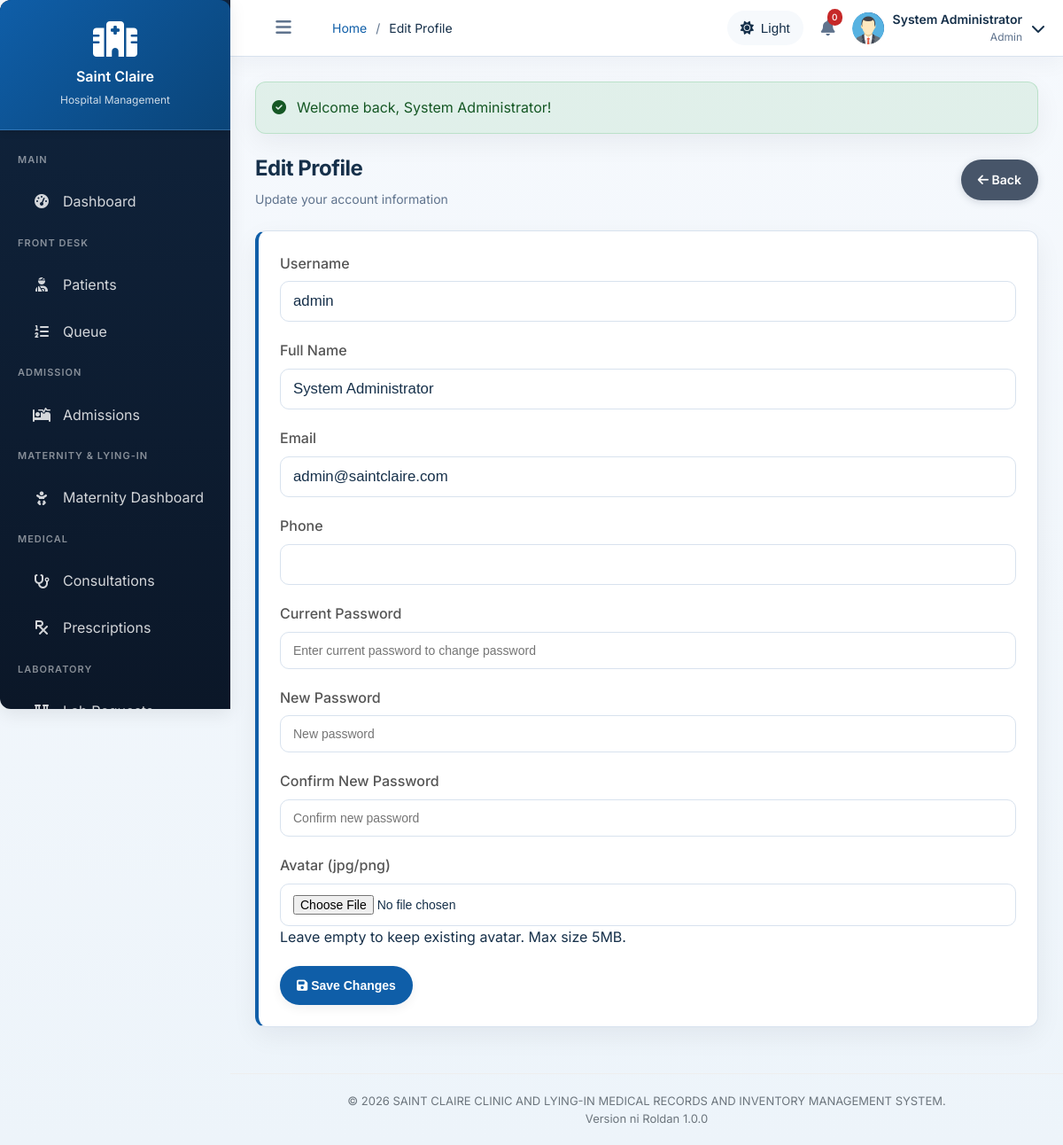
Page /profile-edit.php (signed in) on the committed database.
### tables this page shows
CREATE TABLE users (
    id INT AUTO_INCREMENT PRIMARY KEY,
    username VARCHAR(50) UNIQUE NOT NULL,
    password VARCHAR(255) NOT NULL,
    full_name VARCHAR(100) NOT NULL,
    email VARCHAR(100),
    phone VARCHAR(20),
    role ENUM('admin', 'doctor', 'nurse', 'cashier', 'staff', 'inventory', 'laboratory') NOT NULL,
    department VARCHAR(50),
    status ENUM('active', 'inactive') DEFAULT 'active',
    last_login DATETIME,
    created_at TIMESTAMP DEFAULT CURRENT_TIMESTAMP,
    updated_at TIMESTAMP DEFAULT CURRENT_TIMESTAMP ON UPDATE CURRENT_TIMESTAMP
);

### profile-edit.php (the view, shortened to what this page needs)
<?php
$conn = getDBConnection();
$userId = isset($_SESSION['user_id']) ? intval($_SESSION['user_id']) : 0;
$user = null;
if ($userId) {
    $stmt = $conn->prepare("SELECT id, username, full_name, email, phone, password FROM users WHERE id = ? LIMIT 1");
    $stmt->bind_param('i', $userId);
    $stmt->execute();
    $res = $stmt->get_result();
    if ($res && $res->num_rows === 1) {
        $user = $res->fetch_assoc();
    }
}
include 'includes/header.php';
?>
<div class="page-header">
    <div>
        <h1 class="page-title">Edit Profile</h1>
        <p class="page-subtitle">Update your account information</p>
    </div>
    <div>
        <a href="profile.php" class="btn btn-secondary"><i class="fas fa-arrow-left"></i> Back</a>
    </div>
</div>
<div class="card">
    <div class="card-body">
        <form method="POST" action="" enctype="multipart/form-data">
            <div class="form-group">
                <label class="form-label">Username</label>
                <input type="text" name="username" class="form-control" required value="<?php echo htmlspecialchars($user['username'] ?? ''); ?>">
            </div>
            <div class="form-group">
                <label class="form-label">Full Name</label>
                <input type="text" name="full_name" class="form-control" required value="<?php echo htmlspecialchars($user['full_name'] ?? ''); ?>">
            </div>
            <div class="form-group">
                <label class="form-label">Email</label>
                <input type="email" name="email" class="form-control" value="<?php echo htmlspecialchars($user['email'] ?? ''); ?>">
            </div>
            <div class="form-group">
                <label class="form-label">Phone</label>
                <input type="text" name="phone" class="form-control" value="<?php echo htmlspecialchars($user['phone'] ?? ''); ?>">
            </div>
            <div class="form-group">
                <label class="form-label">Current Password</label>
                <input type="password" name="current_password" class="form-control" placeholder="Enter current password to change password">
            </div>
            <div class="form-group">
                <label class="form-label">New Password</label>
                <input type="password" name="new_password" class="form-control" placeholder="New password">
            </div>
            <div class="form-group">
                <label class="form-label">Confirm New Password</label>
                <input type="password" name="confirm_password" class="form-control" placeholder="Confirm new password">
            </div>
            <div class="form-group">
                <label class="form-label">Avatar (jpg/png)</label>
                <input type="file" name="avatar" accept="image/jpeg,image/png" class="form-control">
                <div class="form-note">Leave empty to keep existing avatar. Max size 5MB.</div>
            </div>
            <button class="btn btn-primary" type="submit"><i class="fas fa-save"></i> Save Changes</button>
        </form>
    </div>
</div>
<?php include 'includes/footer.php'; ?>

### assets/css/style.css (style rules this page uses)
:root { --primary-color: #0f5ea8; --primary-dark: #0a4478; --primary-light: #eaf4ff; --accent-color: #15897b; --accent-soft: #e8f7f4; --secondary-color: #5f738d; --success-color: #1d7a45; --info-color: #0f766e; --warning-color: #b76a00; --danger-color: #c62828; --light-color: #f5f8fc; --dark-color: #12233b; --surface-color: #ffffff; --surface-muted: #f6f9fc; --border-color: #d8e2ee; --text-color: #16304a; --text-muted: #5f738d; --sidebar-width: 260px; --sidebar-collapsed: 76px; --header-height: 70px; --border-radius: 12px; --box-shadow: 0 10px 30px rgba(15, 23, 42, 0.06); --box-shadow-lg: 0 20px 45px rgba(15, 23, 42, 0.12); --elevated-shadow: 0 25px 80px rgba(0, 0, 0, 0.4); --bg-blur: 6px; --bg-dim: 0.32; --transition: 180ms ease; }
* { margin: 0; padding: 0; box-sizing: border-box; }
body { font-family: 'Inter', 'Segoe UI', Tahoma, Geneva, Verdana, sans-serif; background: linear-gradient(180deg, rgba(246, 249, 253, 1) 0%, rgba(237, 244, 250, 1) 100%); color: var(--text-color); line-height: 1.55; font-size: 15px; transition: background 180ms ease, color 180ms ease; }
.page-enter .content, .page-enter .stats-card, .page-enter .chart-card, .page-enter .card { opacity: 0; transform: translateY(24px) scale(0.985); }
.page-enter-ready .stats-card, .page-enter-ready .chart-card, .page-enter-ready .card { opacity: 1; transform: translateY(0) scale(1); transition: opacity 900ms cubic-bezier(0.16, 1, 0.3, 1) 430ms, transform 900ms cubic-bezier(0.16, 1, 0.3, 1) 430ms; }
.page-enter-ready .card:nth-child(3n) { transition-delay: 520ms; }
a { color: inherit; }
.form-group { margin-bottom: 20px; }
.form-label { display: block; margin-bottom: 8px; font-weight: 500; color: #555; }
.form-control { width: 100%; padding: 12px 14px; border: 1px solid var(--border-color); border-radius: 10px; font-size: 14px; background-color: #fff; color: var(--text-color); transition: border-color var(--transition), box-shadow var(--transition); }
.btn { --btn-bg: #e5eaf2; --btn-color: var(--dark-color); --btn-hover: #dfe6f0; display: inline-block; padding: 11px 18px; font-size: 14px; font-weight: 600; text-align: center; text-decoration: none; border: 1px solid transparent; border-radius: 999px; cursor: pointer; transition: background-color var(--transition), transform var(--transition), box-shadow var(--transition), border-color var(--transition); background-color: var(--btn-bg); color: var(--btn-color); box-shadow: 0 4px 12px rgba(15, 23, 42, 0.06); }
.btn-primary { --btn-bg: var(--primary-color); --btn-hover: var(--primary-dark); --btn-color: #fff; }
.btn-secondary { --btn-bg: #475569; --btn-hover: #334155; --btn-color: #fff; box-shadow: 0 2px 8px rgba(71, 85, 105, 0.22); }
:root { --sidebar-header-height: 120px; --sidebar-header-height-collapsed: 80px; }
.page-header { display: flex; justify-content: space-between; align-items: center; margin-bottom: 24px; }
.page-title { font-size: 28px; font-weight: 700; color: var(--text-color); letter-spacing: -0.02em; }
.page-subtitle { color: var(--text-muted); font-size: 14px; margin-top: 6px; }
.card { background: var(--surface-color); border: 1px solid var(--border-color); border-left: 4px solid var(--primary-color); border-radius: var(--border-radius); box-shadow: var(--box-shadow); margin-bottom: 24px; }
.card-body { padding: 24px; }
:root { --fs-xxs: clamp(0.75rem, 1vw, 0.85rem); --fs-xs: clamp(0.875rem, 1.2vw, 0.95rem); --fs-sm: clamp(1rem, 1.6vw, 1.05rem); --fs-base: clamp(1.05rem, 1.8vw, 1.125rem); --fs-lg: clamp(1.125rem, 2.2vw, 1.25rem); --fs-xl: clamp(1.25rem, 3vw, 1.5rem); }
html { font-size: 100%; }
body { font-size: var(--fs-base); -webkit-font-smoothing: antialiased; }
.btn, .menu-item, .toggle-sidebar { min-height: 44px; min-width: 80px; }
@media (min-width: 768px) { body { font-size: 1rem; } }
@media (min-width: 1024px) { :root { --sidebar-width: 260px; --header-height: 64px; } }
@media (min-width: 1024px) { .page-title { font-size: var(--fs-xl); } }
input[type="text"], input[type="email"], input[type="date"], input[type="number"], select, textarea { font-size: var(--fs-sm); }

### rows in the picture
users: username "admin", full_name "System Administrator", email "admin@saintclaire.com"

### other values in the picture
$pageTitle "Edit Profile"
$notificationCount "0"
$_SESSION['user_name'] "System Administrator"
getActiveRole() "Admin"
$flash['message'] "Welcome back, System Administrator!"
APP_VERSION "1.0.0"
